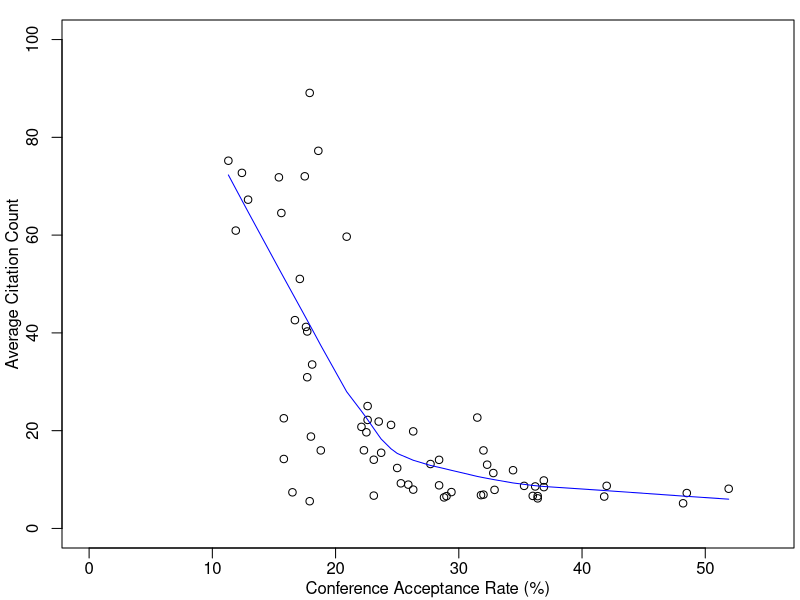

Write the R code that produced this figure.
citation<-c(75.2158,60.9267,72.7302,67.2484,71.8182,64.5217,22.5360,14.2080,7.3909,42.6066,51.0380,72.0284,41.2209,40.2886,30.9292,89.0859,5.5714,18.7937,33.5336,77.2410,15.9618,59.6804,20.7759,15.9841,19.6671,22.1974,25.0335,14.0552,6.7143,21.8662,15.4821,21.1769,12.3657,9.2309,8.9619,19.8555,7.9417,13.1802,14.0310,8.8199,6.3505,6.6058,7.4381,22.6807,6.8130,15.9586,6.9142,13.0417,11.3325,7.8911,11.9094,8.7079,6.6577,8.5883,6.6111,6.1522,9.8125,8.4488,6.5210,8.7152,5.1438,7.2419,8.1173)

acc_rate<-c(11.3,11.9,12.4,12.9,15.4,15.6,15.8,15.8,16.5,16.7,17.1,17.5,17.6,17.7,17.7,17.9,17.9,18.0,18.1,18.6,18.8,20.9,22.1,22.3,22.5,22.6,22.6,23.1,23.1,23.5,23.7,24.5,25.0,25.3,25.9,26.3,26.3,27.7,28.4,28.4,28.8,29.0,29.4,31.5,31.8,32.0,32.0,32.3,32.8,32.9,34.4,35.3,36.0,36.2,36.4,36.4,36.9,36.9,41.8,42.0,48.2,48.5,51.9)

par(mar=c(2.6, 3.1, 1, 0.3))
plot(acc_rate, citation, xaxt='n', xlim=c(0, 55), ylim=c(0,100))
lines(lowess(acc_rate, citation), col="blue")
axis(side =1, mgp = c(3, 0.5, 0))
mtext(side = 1, text = "Conference Acceptance Rate (%)", line = 1.5)
mtext(side = 2, text = "Average Citation Count", line = 2)

